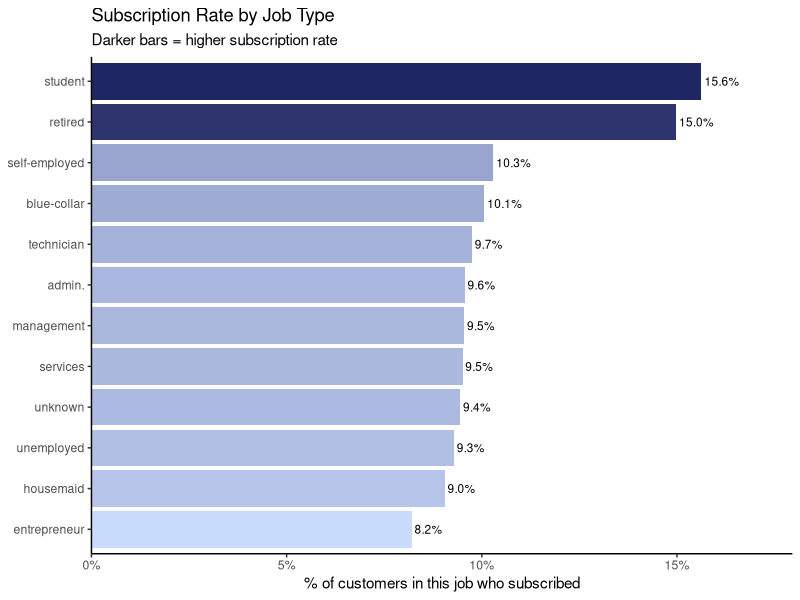
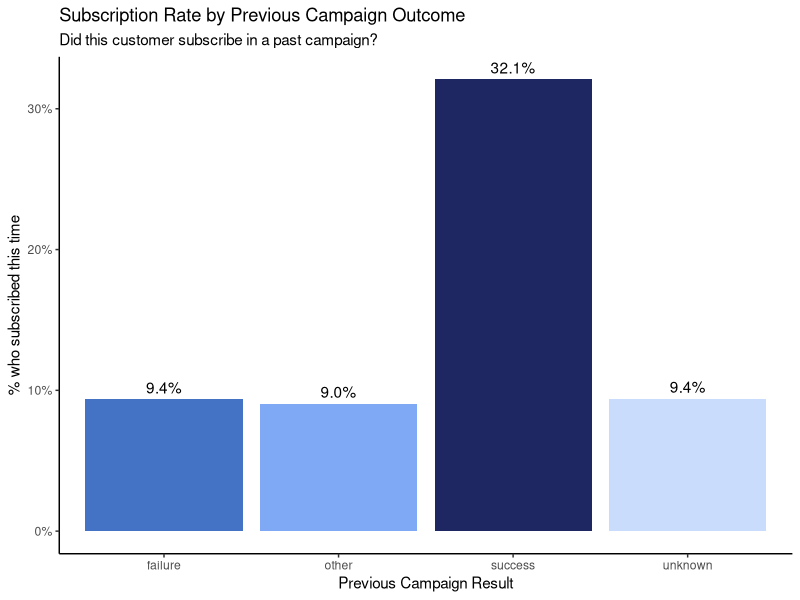
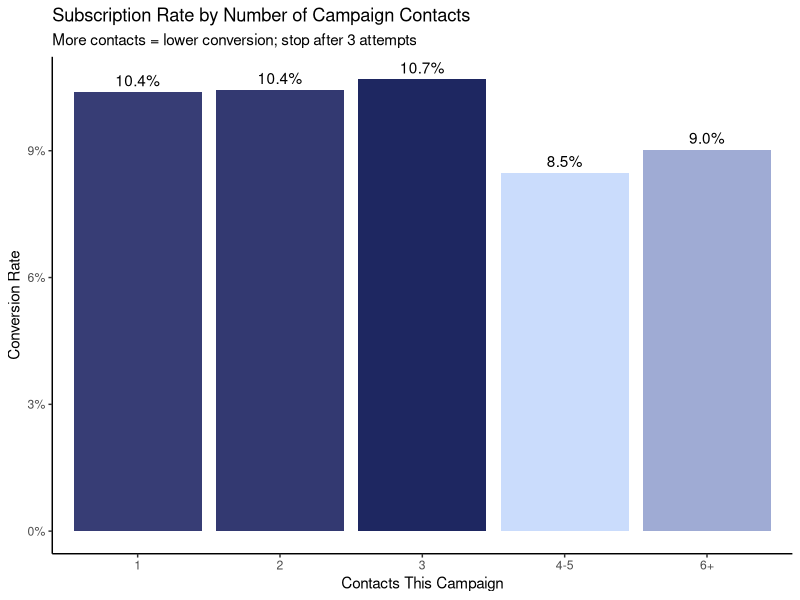
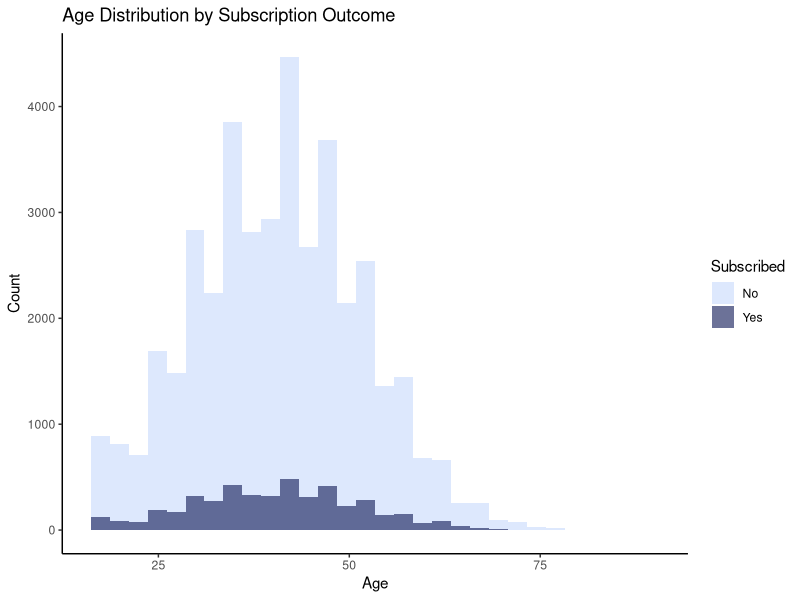

Reproduce these figures in R, in order. (Note: this script raises an error after producing the figures.)
## ---- chunk 1
knitr::opts_chunk$set(echo = TRUE, warning = FALSE, message = FALSE,
                      fig.width = 9, fig.height = 5)
## ---- chunk 2
library(tidyverse)
library(caret)
library(randomForest)
library(pROC)
library(scales)

data <- read.csv("bank_marketing.csv", stringsAsFactors = FALSE)

glimpse(data)


# How many subscribed?
data %>%
  count(y) %>%
  mutate(pct = round(n / sum(n) * 100, 1)) %>%
  rename(Subscribed = y, Count = n, `Percent (%)` = pct)
## ---- chunk 3
data_nova <- data %>%
  mutate(y = factor(ifelse(y == "yes", "Yes", "No"), levels = c("No", "Yes"))) %>%
  mutate(across(c(default, housing, loan, contact, poutcome,
                  job, marital, education, month), factor)) %>%
  select(-duration) %>%
  mutate(previously_contacted = factor(ifelse(pdays == -1, "No", "Yes"))) %>%
  select(-pdays)
## ---- chunk 4
data_nova %>%
  group_by(job) %>%
  summarise(rate = mean(y == "Yes"), n = n()) %>%
  arrange(rate) %>%
  mutate(job = fct_reorder(job, rate)) %>%
  ggplot(aes(x = rate, y = job, fill = rate)) +
  geom_col() +
  geom_text(aes(label = percent(rate, accuracy = 0.1)), hjust = -0.1, size = 3) +
  scale_x_continuous(labels = percent, expand = expansion(mult = c(0, 0.15))) +
  scale_fill_gradient(low = "#CADCFC", high = "#1E2761") +
  labs(title = "Subscription Rate by Job Type",
       subtitle = "Darker bars = higher subscription rate",
       x = "% of customers in this job who subscribed", y = NULL) +
  theme_classic() +
  theme(legend.position = "none")
## ---- chunk 5
data_nova %>%
  group_by(poutcome) %>%
  summarise(rate = mean(y == "Yes"), n = n()) %>%
  ggplot(aes(x = poutcome, y = rate, fill = poutcome)) +
  geom_col() +
  geom_text(aes(label = percent(rate, accuracy = 0.1)), vjust = -0.5) +
  scale_y_continuous(labels = percent) +
  scale_fill_manual(values = c("unknown" = "#CADCFC", "other" = "#7FA8F5",
                               "failure" = "#4472C4", "success" = "#1E2761")) +
  labs(title = "Subscription Rate by Previous Campaign Outcome",
       subtitle = "Did this customer subscribe in a past campaign?",
       x = "Previous Campaign Result", y = "% who subscribed this time") +
  theme_classic() +
  theme(legend.position = "none")
## ---- chunk 6
# Campaign contacts vs outcome
data_nova %>%
  mutate(campaign_grp = cut(campaign, breaks = c(0,1,2,3,5,Inf),
                             labels = c("1","2","3","4-5","6+"))) %>%
  group_by(campaign_grp) %>%
  summarise(rate = mean(y == "Yes"), n = n()) %>%
  ggplot(aes(x = campaign_grp, y = rate, fill = rate)) +
  geom_col() +
  geom_text(aes(label = scales::percent(rate, accuracy=0.1)), vjust = -0.5) +
  scale_y_continuous(labels = scales::percent) +
  scale_fill_gradient(low = "#CADCFC", high = "#1E2761") +
  labs(title = "Subscription Rate by Number of Campaign Contacts",
       subtitle = "More contacts = lower conversion; stop after 3 attempts",
       x = "Contacts This Campaign", y = "Conversion Rate") +
  theme_classic() +
  theme(legend.position = "none")
## ---- chunk 7
# Age distribution by outcome
data_nova %>%
  ggplot(aes(x = age, fill = y)) +
  geom_histogram(bins = 30, position = "identity", alpha = 0.65) +
  scale_fill_manual(values = c("No" = "#CADCFC", "Yes" = "#1E2761"),
                    name = "Subscribed") +
  labs(title = "Age Distribution by Subscription Outcome",
       x = "Age", y = "Count") +
  theme_classic()
## ---- chunk 8
set.seed(123)
train_idx <- createDataPartition(data_nova$y, p = 0.75, list = FALSE)
train_df  <- data_nova[train_idx, ]
test_df   <- data_nova[-train_idx, ]
## ---- chunk 9
set.seed(123)
lr_model <- glm(y ~ ., data = train_df, family = binomial(link = "logit"))
lr_probs <- predict(lr_model, newdata = test_df, type = "response")
lr_preds <- factor(ifelse(lr_probs >= 0.5, "Yes", "No"), levels = c("No","Yes"))

# Confusion matrix at 0.5 threshold
cm_lr <- confusionMatrix(lr_preds, test_df$y, positive = "Yes")
roc_lr   <- roc(test_df$y, lr_probs, levels = c("No", "Yes"), direction = "<")
cat("Logistic Regression AUC:", round(auc(roc_lr), 3))
## ---- chunk 10
set.seed(123)
rf_model <- randomForest(
  y ~ .,
  data       = train_df,
  ntree      = 300,
  mtry       = 4,
  importance = TRUE,
  classwt    = c("No" = 1, "Yes" = 4)
)

# Predict on test set
rf_probs <- predict(rf_model, newdata = test_df, type = "prob")[,"Yes"]
rf_preds <- factor(ifelse(rf_probs >= 0.35, "Yes", "No"), levels = c("No","Yes"))

cm_rf <- confusionMatrix(rf_preds, test_df$y, positive = "Yes")
cat("=== Random Forest @ 0.35 threshold ===\n")
print(cm_rf$byClass[c("Precision","Recall","F1")])
roc_rf   <- roc(test_df$y, rf_probs, levels = c("No", "Yes"), direction = "<")
cat("Random Forest AUC:", round(auc(roc_rf), 3))
## ---- chunk 11
top20_n <- round(nrow(test_df) * 0.20)

precision_at_20 <- function(probs, actuals, top_n) {
  top_idx <- order(probs, decreasing = TRUE)[1:top_n]
  mean(actuals[top_idx] == "Yes")
}

p20_lr <- precision_at_20(lr_probs, test_df$y, top20_n)
p20_rf <- precision_at_20(rf_probs, test_df$y, top20_n)

tribble(
  ~Model,                ~AUC,                  ~`Precision in Top 20%`,
  "Logistic Regression", round(auc(roc_lr), 3), round(p20_lr, 3),
  "Random Forest",       round(auc(roc_rf), 3), round(p20_rf, 3)
)
## ---- chunk 12
plot(roc_lr, col = "#CADCFC", lwd = 2,
     main = "ROC Curves: How Well Does Each Model Rank Customers?")
plot(roc_rf, col = "#1E2761", lwd = 2, add = TRUE)
legend("bottomright",
       legend = c(paste0("Logistic Reg. AUC = ", round(auc(roc_lr), 3)),
                  paste0("Random Forest AUC = ", round(auc(roc_rf), 3))),
       col = c("#CADCFC", "#1E2761"), lwd = 2)
abline(a = 0, b = 1, lty = 2, col = "gray")
## ---- chunk 13
thresholds <- seq(0.05, 0.95, by = 0.01)

pr_data <- map_dfr(thresholds, function(t) {
  preds <- factor(ifelse(rf_probs >= t, "Yes", "No"), levels = c("No", "Yes"))
  cm    <- confusionMatrix(preds, test_df$y, positive = "Yes")
  tibble(
    threshold = t,
    precision = ifelse(is.na(cm$byClass["Precision"]), 0, cm$byClass["Precision"]),
    recall    = cm$byClass["Recall"],
    f1        = ifelse(is.na(cm$byClass["F1"]), 0, cm$byClass["F1"])
  )
})

ggplot(pr_data, aes(x = threshold)) +
  geom_line(aes(y = precision, color = "Precision"), linewidth = 1) +
  geom_line(aes(y = recall,    color = "Recall"),    linewidth = 1) +
  geom_line(aes(y = f1,        color = "F1 Score"),  linewidth = 1, linetype = "dashed") +
  geom_vline(xintercept = 0.35, linetype = "dotted", color = "gray40") +
  annotate("text", x = 0.39, y = 0.85, label = "Chosen\nthreshold\n(0.35)", size = 3) +
  scale_color_manual(values = c("Precision" = "#1E2761", "Recall" = "#E74C3C",
                                "F1 Score"  = "#F39C12")) +
  scale_y_continuous(labels = percent, limits = c(0, 1)) +
  labs(title = "Finding the Right Threshold",
       subtitle = "Precision = quality of calls | Recall = how many real subscribers we catch",
       x = "Threshold (minimum score needed to trigger a call)", y = "Score", color = NULL) +
  theme_classic()
## ---- chunk 14
cost_per_call   <- 15   # EUR per call
revenue_per_sub <- 200  # EUR per new subscriber

rf_preds_35 <- factor(ifelse(rf_probs >= 0.35, "Yes", "No"), levels = c("No", "Yes"))
cm <- confusionMatrix(rf_preds_35, test_df$y, positive = "Yes")

TP <- cm$table["Yes", "Yes"]
FP <- cm$table["Yes", "No"]
FN <- cm$table["No", "Yes"]
TN <- cm$table["No", "No"]

results <- tribble(
  ~Strategy,           ~`Total Calls`,           ~`Subscribers Reached`, ~`Net Profit (EUR)`,
  "Call Everyone",     nrow(test_df),             TP + FN,                (TP+FN)*revenue_per_sub - nrow(test_df)*cost_per_call,
  "Random 30%",        round(nrow(test_df)*0.30), round((TP+FN)*0.30),    round((TP+FN)*0.30)*revenue_per_sub - round(nrow(test_df)*0.30)*cost_per_call,
  "Model (RF @ 0.35)", TP + FP,                  TP,                     TP*revenue_per_sub - (TP+FP)*cost_per_call
)
results <- results %>%
  mutate(`Profit per Call (EUR)` = round(`Net Profit (EUR)` / `Total Calls`, 2))

results 
## ---- chunk 15
cal_data <- tibble(prob = rf_probs, actual = test_df$y == "Yes") %>%
  mutate(bin = cut(prob, breaks = seq(0, 1, by = 0.1), include.lowest = TRUE)) %>%
  group_by(bin) %>%
  summarise(mean_pred = mean(prob), mean_actual = mean(actual), n = n()) %>%
  filter(!is.na(bin))

ggplot(cal_data, aes(x = mean_pred, y = mean_actual)) +
  geom_abline(intercept = 0, slope = 1, linetype = "dashed", color = "gray60") +
  geom_point(aes(size = n), color = "#1E2761") +
  geom_line(color = "#1E2761") +
  scale_size(range = c(2, 8), name = "No. of customers\nin this group") +
  scale_x_continuous(labels = percent, limits = c(0, 1)) +
  scale_y_continuous(labels = percent, limits = c(0, 1)) +
  labs(title = "Is the Model Honest About Its Confidence?",
       subtitle = "Dots near the dashed line = predictions closely match reality",
       x = "What the model predicted (%)", y = "What actually happened (%)") +
  theme_classic()
## ---- chunk 16
as.data.frame(cm$table) %>%
  rename(Predicted = Prediction, Actual = Reference, Count = Freq) %>%
  mutate(
    Result = case_when(
      Predicted == "Yes" & Actual == "Yes" ~ "[OK] Correctly called - subscribed",
      Predicted == "No"  & Actual == "No"  ~ "[OK] Correctly skipped - no interest",
      Predicted == "Yes" & Actual == "No"  ~ "[!]  Wasted call - did not subscribe",
      Predicted == "No"  & Actual == "Yes" ~ "[X]  Missed subscriber - not called"
    )
  ) %>%
  select(Result, Count) %>%
  arrange(desc(Count))
